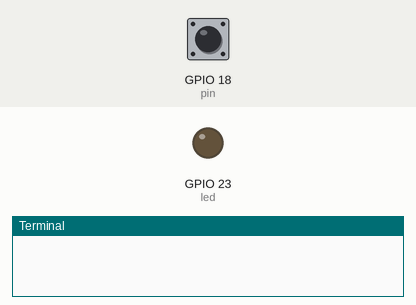
Recording of a program running on a simulated Raspberry Pi (BCM pin numbers). Parts: output pins drawn as LEDs (lit = HIGH), the last lines printed to the terminal. The inputs (shaded band) are chosen by the test bench; at power-on: GPIO 18 (pin) HIGH.

Above: at 1.2 s.
1.3 s: GPIO 18 (pin) pulled LOW for 0.15 s
At 1.37 s:
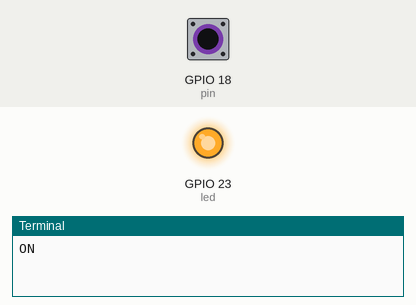
2.9 s: GPIO 18 (pin) pulled LOW for 3.2 s
At 7.4 s:
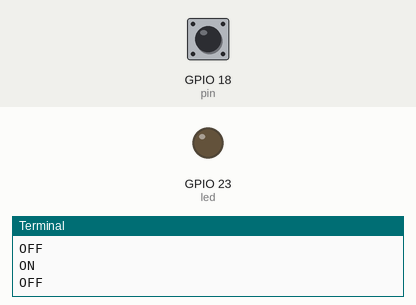
Timing chart, 0 to 8.9 s (numbered marks = the images above; inputs shaded):
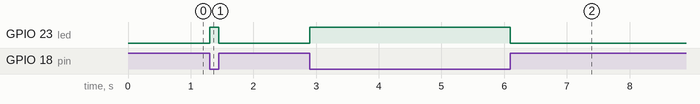

Measured:
- after the input at 1.3 s, GPIO 23 (led): LOW → HIGH at once, → LOW 0.15 s later
- after the input at 2.9 s, GPIO 23 (led): LOW → HIGH at once, → LOW 3.2 s later

The program:

kadai2-2.py
```python
# 2023/06/06
# スイッチを押して押して

import RPi.GPIO as GPIO #GPIOを使うために必要
import time #タイマーを使うために必要

pin = 18
led = 23

### GPIOのピンを指定する方法 ###
GPIO.setmode(GPIO.BCM) #GPIOの番号で指定する
GPIO.setup(pin, GPIO.IN,pull_up_down=GPIO.PUD_UP)

### ピンのセットアップ（指定用途の確定） ###
# LEDピンの出力
GPIO.setup(led, GPIO.OUT)

try: #try~expectでひと固まり
    while True: #無限ループ（基本）
        GPIO.wait_for_edge(pin, GPIO.FALLING)# 電圧が下がったとき
        print("ON")
        GPIO.output(led, GPIO.HIGH)
        GPIO.wait_for_edge(pin, GPIO.RISING)
        print("OFF")
        GPIO.output(led, GPIO.LOW)


except KeyboardInterrupt: #キーボードの入力により処理を判定
    GPIO.cleanup()  # GPIOの解放
```
